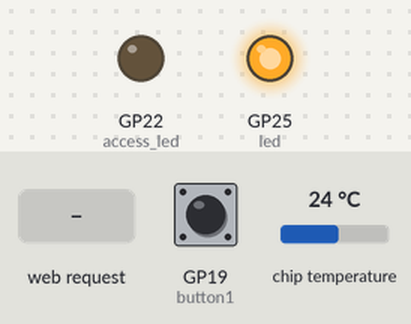
Bench run of a program on a simulated Raspberry Pi Pico running MicroPython. Shown: output pins drawn as LEDs (lit = HIGH). The inputs (shaded band) are chosen by the test bench; at power-on: GP19 (button1) HIGH, chip temperature 24 °C. WiFi joins after 1.5 s; web requests get an empty 200 reply after 0.4 s; what the program prints to the serial console is not drawn.

Above: at 7.2 s.
7.3 s: GP19 (button1) pulled LOW for 0.15 s
At 7.65 s:
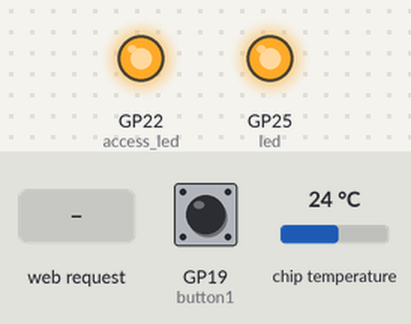
10.4 s: HTTP request GET /lightoff? received
At 11.2 s:
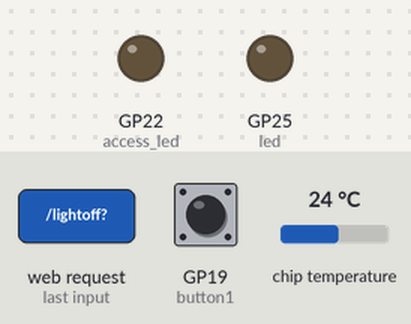
11.9 s: GP19 (button1) pulled LOW for 1 s
At 13.1 s:
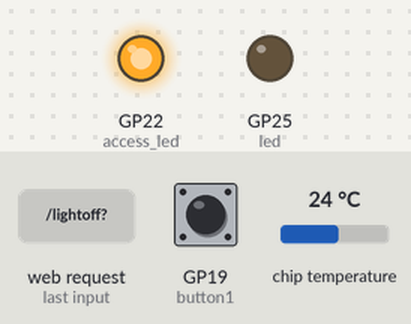
14.8 s: GP19 (button1) pulled LOW for 3.2 s
At 19.6 s:
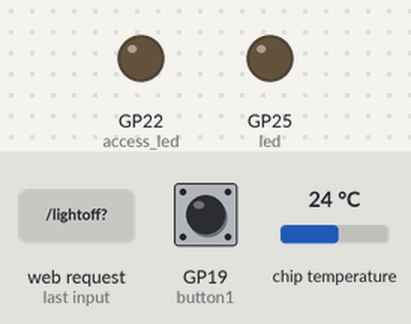
Timing chart, 0 to 21.1 s (numbered marks = the images above; inputs shaded):
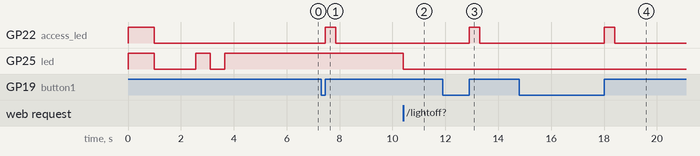

Measured:
- after the input at 7.3 s, GP22 (access_led): LOW → HIGH after 0.15 s, → LOW 0.40 s later
- after the input at 10.4 s, GP25 (led): HIGH → LOW at once
- after the input at 11.9 s, GP22 (access_led): LOW → HIGH after 1.0 s, → LOW 0.40 s later
- after the input at 14.8 s, GP22 (access_led): LOW → HIGH after 3.2 s, → LOW 0.40 s later

The program:

02_LINE_Notify.py
```python
# -*- coding: utf-8 -*-
# Raspberrry Pi Pico W - #02 はじめての LINE Notify サンプル
# https://projects.raspberrypi.org/en/projects/get-started-pico-w/ をベースに作成しました。

import network
import socket
from time import sleep
import machine
from machine import Pin, Timer
from picozero import pico_temp_sensor, pico_led
import urequests
import utime

########## 無線 LAN 設定 ##########
ssid = 'ESSID'
password = 'p@suwaad0'

########## IP アドレス設定 ##########
dhcp = False
# dhcp = True
# dhcp = True の場合は以下の ip, mask, gateway, dns を無視します。
static_ip = '192.168.1.81'
static_mask = '255.255.255.0'
static_gateway = '0.0.0.0'
static_dns = '0.0.0.0'

########## LINE Notify パーソナルアクセストークン ##########
LINE_token = 'Personal Access Token'

########## LINE Notify テスト送信用ボタンのピン番号設定 ##########
button1_pin = 19

########## アクセスランプ のピン番号設定 ##########
access_led_pin = 22

access_led = machine.Pin(access_led_pin, machine.Pin.OUT)


########## Wi-Fi 接続処理 ##########
mac = ""
WifiConnected = False
def connect():
    global wlan
    global WifiConnected
    wlan = network.WLAN(network.STA_IF)
    global mac
    mac = wlan.config('mac').hex().upper()
    print(f'MACアドレスは {mac}')
    wlan.active(True)
    print(f'Wi-Fi "{ssid}" へ接続しています...', end='')
    wlan.connect(ssid, password)
    if dhcp == False:
        wlan.ifconfig((static_ip, static_mask, static_gateway, static_dns))
    retry = 10
    while (wlan.isconnected() == False) and (retry > 0):
        print('.', end='')
        WLANstatus = wlan.status()
        sleep(2)
        retry -= 1
    if wlan.isconnected():
        ip = wlan.ifconfig()[0]
        print(f'\n接続しました。IP アドレスは {ip}')
        WifiConnected = True
        timer.deinit()
        led.on()
        # Wi-Fi 切断検出タイマーを稼働開始
        timer2.init(freq=0.1, mode=Timer.PERIODIC, callback=checkWifi)
        return ip
    else:
        timer.deinit()
        timer.init(freq=5, mode=Timer.PERIODIC, callback=blink)
        if WLANstatus == 1:
            errmsg = 'パスワードが違います。'
        elif WLANstatus == -2:
            errmsg = 'アクセスポイントが見つからないか、応答がありません。'
        else:
            errmsg = f'その他のエラー({WLANstatus})'
        print(f'\n【エラー】Wi-Fi 接続に失敗しました: {errmsg}')
        WifiConnected = False
        sleep(10)
        machine.reset()


########## ソケットを開く処理 ##########
def open_socket(ip):
    address = (ip, 80)
    connection = socket.socket()
    connection.bind(address)
    connection.listen(1)
    print(connection)
    return connection


########## WEB コンテンツ生成 ##########
def webpage(temperature, state, macaddr):
    # HTML テンプレ
    # ・スマホだと小さくなりすぎてしまうので、<meta name="viewport" content="width=240"> を追加しました。
    # ・端末特定のために MAC アドレス表示を追加しました。
    html = f"""
            <!DOCTYPE html>
            <html>
            <head>
            <meta http-equiv="Content-Type" content="text/html; charset=utf-8">
            <meta name="viewport" content="width=240">
            </head>
            <body>
            <form action="./lighton">
            <input type="submit" value="LED ON" />
            </form>
            <form action="./lightoff">
            <input type="submit" value="LED OFF" />
            </form>
            <p>LED は {state}</p>
            <p>温度は {temperature} 度</p>
            <p>MAC アドレスは {macaddr}</p>
            </body>
            </html>
            """
    return str(html)


########## WEB サーバー稼働処理 ##########
def serve(connection):
    global WifiConnected
    state = '点灯'
    pico_led.on()
    temperature = 0
    while True:
        client = connection.accept()[0]
        request = client.recv(1024)
        request = str(request)
        try:
            request = request.split()[1]
        except IndexError:
            pass
        if request == '/lighton?':
            pico_led.on()
            state = '点灯'
        elif request == '/lightoff?':
            pico_led.off()
            state = '消灯'
        temperature = pico_temp_sensor.temp
        print(request)
        global mac
        html = webpage(temperature, state, mac)
        client.send(html)
        client.close()


########## 内蔵 LED 点滅処理 ##########
led = machine.Pin('WL_GPIO0', machine.Pin.OUT)
timer = Timer()
def blink(timer):
    led.toggle()


########## WI-Fi 切断検出処理 ##########
timer2 = Timer()
def checkWifi(timer2):
    if wlan.isconnected() == False:
        print('【エラー】Wi-Fi が切断されました。')
        WifiConnected = False
        machine.reset()


########## LINE Notify テスト送信用ボタンが押されたときの処理 ##########
debounce = 0
def button1_onClick(button1):
    global debounce
    # 前回のボタン押下検出から 100ミリ秒以上経過している場合のみ処理する（チャタリング対策）
    if debounce+100 < utime.ticks_ms():
        print('Button1 Click')
        if WifiConnected == True:
            access_led.on()
            pushLINE('てすと&stickerPackageId=8515&stickerId=16581242')
            access_led.off()
        debounce = utime.ticks_ms()


########## LINE Notify 送信処理 ##########
def pushLINE(message):
    # LINE Notify API Document
    # https://notify-bot.line.me/doc/ja/
    #
    # db4linq/micropython-thailand
    # https://github.com/db4linq/micropython-thailand/blob/master/line_notify.py
    # 　を参考にさせていただきました。

    LINE_endpoint = "https://notify-api.line.me/api/notify"
    LINE_header = {'Content-Type':'application/x-www-form-urlencoded', 'Authorization':f'Bearer {LINE_token}'}
    LINE_data = f'message={message}'.encode('utf-8')

    # 送信可能なスタンプリスト
    # https://developers.line.biz/ja/docs/messaging-api/sticker-list/

    # スタンプ付の場合
    # LINE_data = f'message={message}&stickerPackageId=8515&stickerId=16581242'.encode('utf-8')

    print(LINE_data)

    # 送信
    res = urequests.post(url=LINE_endpoint, headers=LINE_header, data=LINE_data)

    # LINE Notify サーバーからの応答内容をデバッガ表示
    print(res.text)

    # LINE Notify サーバーとの接続を閉じる
    res.close()


########## メイン プログラム ##########
try:
    # よくある電源投入時に LED がちょっとだけ全点灯するやつ
    led.on()
    access_led.on()
    sleep(1)
    led.off()
    access_led.off()
    sleep(1)
    timer.init(freq=1.8, mode=Timer.PERIODIC, callback=blink)

    # Wi-Fi 接続して IP アドレスを取得
    ip = connect()
    sleep(1)

    # LINE Notify 送信用ボタン
    button1 = Pin(button1_pin, Pin.IN, Pin.PULL_UP)

    # LINE Notify 送信用ボタンが押されたことを割り込み(IRQ)で検知
    button1.irq(trigger=Pin.IRQ_RISING, handler=button1_onClick)

    # 取得した IP アドレスでソケットを開く
    connection = open_socket(ip)
    sleep(1)

    # 開いたソケットで、クライアントからの接続を待って応答する
    serve(connection)


except KeyboardInterrupt:
    # machine.reset()
    # 公式サンプルは Thonny の停止ボタンを押した時に不安定になるので、何もしないに変更
    pass
```
